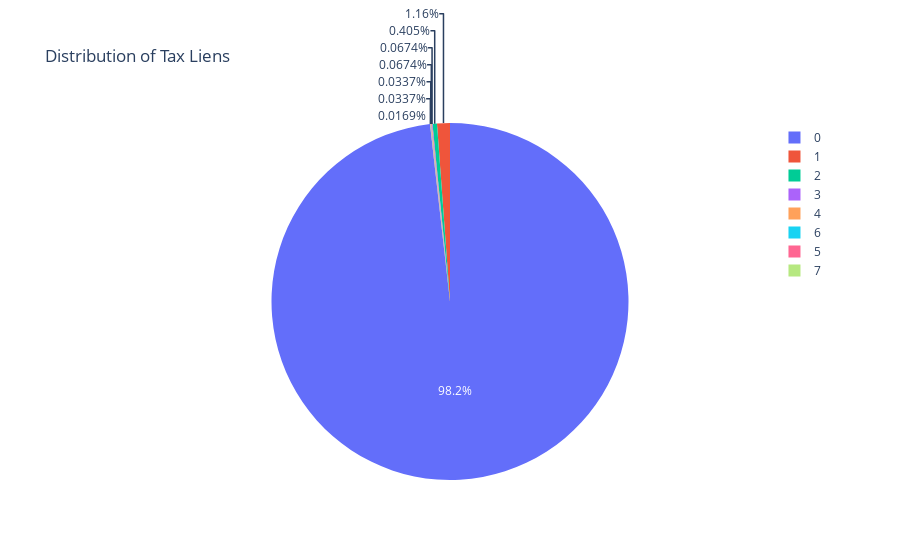
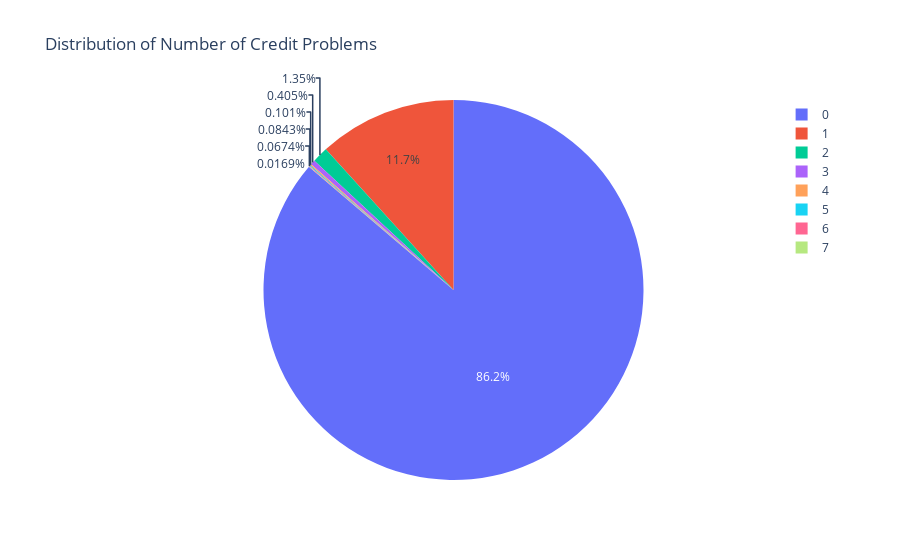
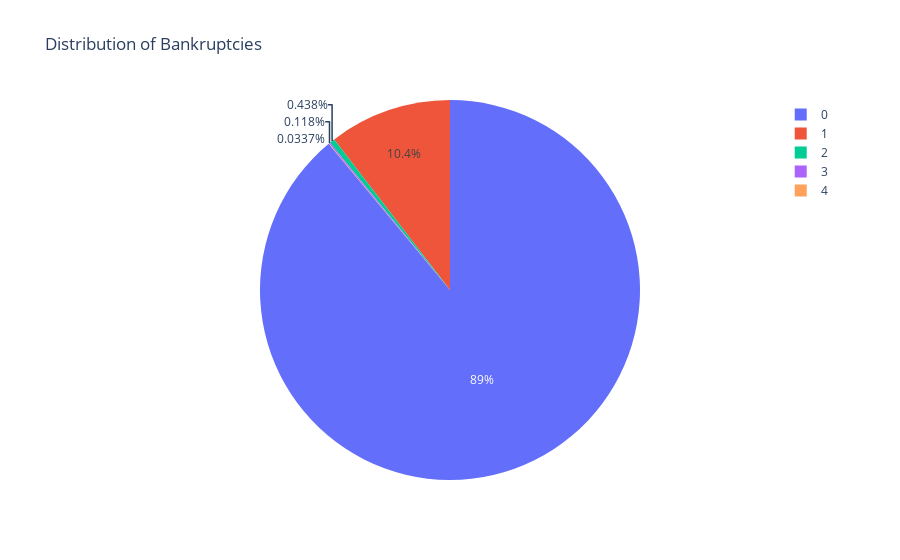
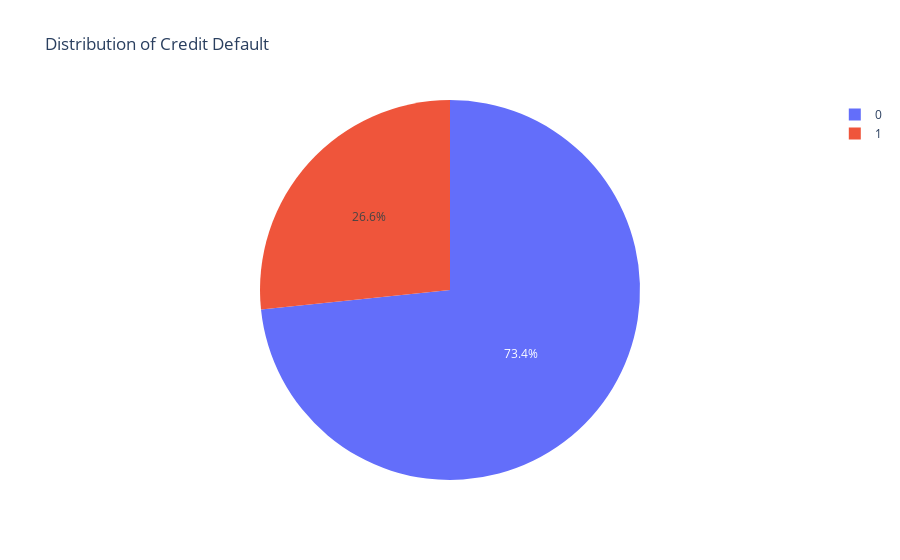

Here is the notebook cell these charts were saved with, in order:
### Code cell
for i in discrete:
    counts = df[i].value_counts()
    fig = px.pie(counts, values=counts.values, names=counts.index, title=f'Distribution of {i}')
    fig.show()

### Figure 1 — Plotly figure (JSON) as saved in the notebook; plotly's stock layout.template omitted (floating-point values rounded to 4 significant figures)
{"data": [{"domain": {"x": [0, 1], "y": [0, 1]}, "hovertemplate": "Tax Liens=%{label}<br>value=%{value}<extra></extra>", "labels": [0, 1, 2, 3, 4, 6, 5, 7], "legendgroup": "", "name": "", "showlegend": true, "type": "pie", "values": [5825, 69, 24, 4, 4, 2, 2, 1]}], "layout": {"legend": {"tracegroupgap": 0}, "title": {"text": "Distribution of Tax Liens"}}}

### Figure 2 — Plotly figure (JSON) as saved in the notebook; plotly's stock layout.template omitted (floating-point values rounded to 4 significant figures)
{"data": [{"domain": {"x": [0, 1], "y": [0, 1]}, "hovertemplate": "Number of Credit Problems=%{label}<br>value=%{value}<extra></extra>", "labels": [0, 1, 2, 3, 4, 5, 6, 7], "legendgroup": "", "name": "", "showlegend": true, "type": "pie", "values": [5115, 696, 80, 24, 6, 5, 4, 1]}], "layout": {"legend": {"tracegroupgap": 0}, "title": {"text": "Distribution of Number of Credit Problems"}}}

### Figure 3 — Plotly figure (JSON) as saved in the notebook; plotly's stock layout.template omitted (floating-point values rounded to 4 significant figures)
{"data": [{"domain": {"x": [0, 1], "y": [0, 1]}, "hovertemplate": "Bankruptcies=%{label}<br>value=%{value}<extra></extra>", "labels": [0, 1, 2, 3, 4], "legendgroup": "", "name": "", "showlegend": true, "type": "pie", "values": [5277, 619, 26, 7, 2]}], "layout": {"legend": {"tracegroupgap": 0}, "title": {"text": "Distribution of Bankruptcies"}}}

### Figure 4 — Plotly figure (JSON) as saved in the notebook; plotly's stock layout.template omitted (floating-point values rounded to 4 significant figures)
{"data": [{"domain": {"x": [0, 1], "y": [0, 1]}, "hovertemplate": "Credit Default=%{label}<br>value=%{value}<extra></extra>", "labels": [0, 1], "legendgroup": "", "name": "", "showlegend": true, "type": "pie", "values": [4351, 1580]}], "layout": {"legend": {"tracegroupgap": 0}, "title": {"text": "Distribution of Credit Default"}}}
